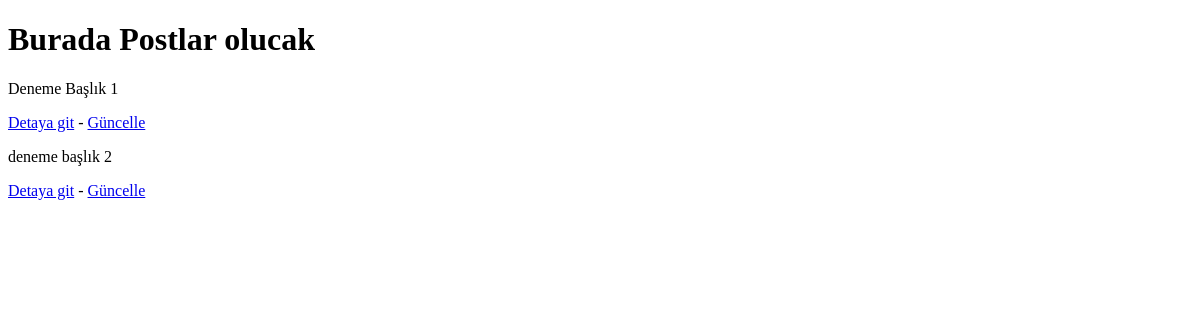
The page /blog/post-list/ on the database as committed earlier.
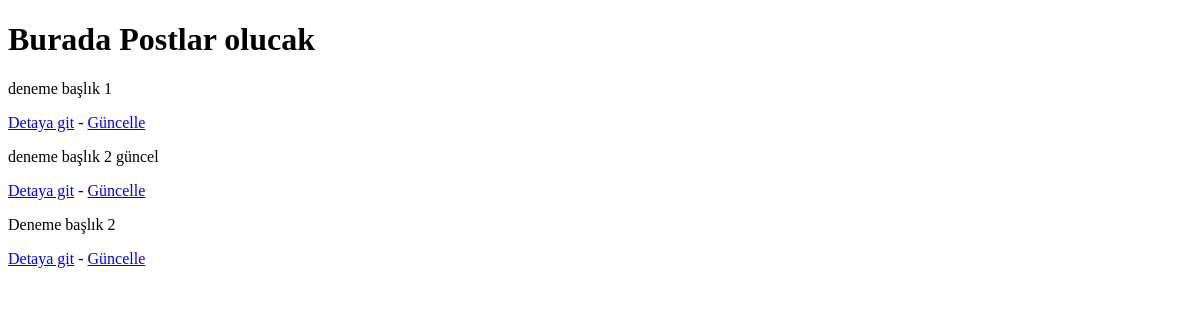
The same page on the database as committed later.
### blog/models.py (models this page shows, shortened)
class Post(models.Model):
    title=models.CharField(max_length=200)
    content=models.TextField()
    author=models.ForeignKey(User,on_delete=models.DO_NOTHING)
    created_at=models.DateTimeField(auto_now_add=True)
    update_at=models.DateTimeField(auto_now=True)
    resim=models.FileField(upload_to='blogPhoto',null=True,blank=True)

### blog/views.py (the view)
# urls.py: path('post-list/',PostListView.as_view(),name="postList"),
class PostListView(ListView):
    model=Post
    template_name="post-list.html"
    context_object_name='posts'

### templates/post-list.html (shortened to what this page needs)
<!DOCTYPE html>
<html lang="en">
<head>
</head>
<body>
    <h1>Burada Postlar olucak</h1>
    {% for post in posts %}
        <p>{{ post.title }}</p>
        <a href="{% url 'postDetay' post.id %}">Detaya git</a> - <a href="{% url 'postUpdate' post.pk %}">Güncelle</a>
    {% endfor %}
</body>
</html>

Rows that differ between the two databases and show on the page:
removed Post: title "deneme başlık 2"
changed Post: title "Deneme Başlık 1" → "deneme başlık 1"
added Post: title "deneme başlık 2 güncel"
added Post: title "Deneme başlık 2"
